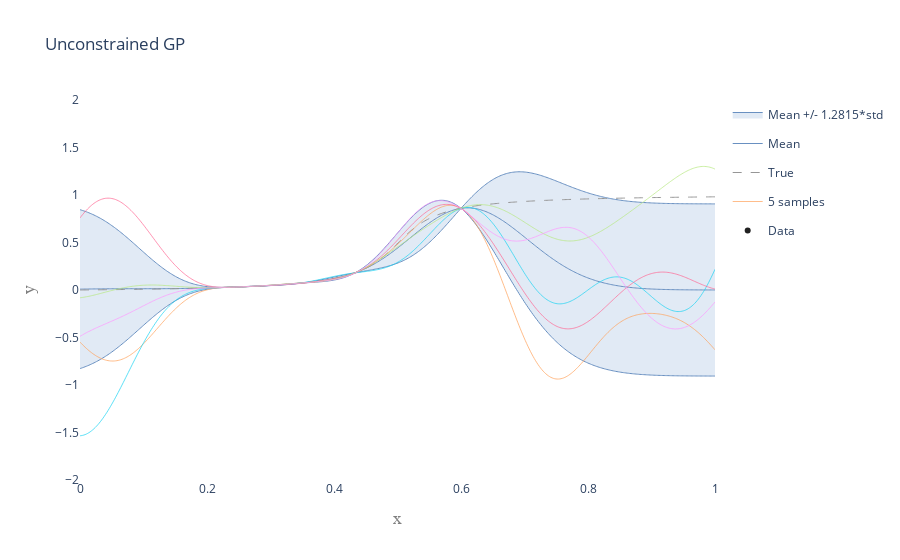

Notebook code for this chart:
### Code cell
# Plot unconstrained un-optimized GP
mean_unconstr, cov_unconstr = model.calc_posterior_unconstrained(x_test.reshape(-1, 1), full_cov = True)
mean_unconstr = np.array(mean_unconstr).flatten()
var_unconstr = np.diagonal(cov_unconstr)

num_samples = 5
samplepaths_unconstr = np.random.multivariate_normal(mean_unconstr, cov_unconstr, num_samples).T

fig_unconstr_1 = PlotGP2d(x_mean = x_test,
                        mean = mean_unconstr,
                        var = var_unconstr,
                        x_obs = model.X_training,
                        y_obs = model.Y_training, 
                        num_std = 1.2815,
                        x_true = x_test,
                        y_true = y_true,
                        samplepaths = samplepaths_unconstr,
                        title = 'Unconstrained GP',
                        xrange = [0, 1],
                        yrange = [-2, 2],
                        smoothing = True)

pltlyoff.iplot(fig_unconstr_1, filename='')

### Figure 1 — Plotly figure (JSON) as saved in the notebook; plotly's stock layout.template omitted (floating-point values rounded to 4 significant figures; data arrays with more than 128 entries replaced by an {"elided": "..."} marker saying what was removed)
{"data": [{"legendgroup": "conf", "line": {"color": "rgb(105, 144, 193)", "shape": "spline", "width": 1}, "mode": "lines", "showlegend": false, "type": "scatter", "x": {"elided": "500 float values"}, "y": {"elided": "500 float values"}}, {"fill": "tonexty", "fillcolor": "rgba(213, 226, 241, 0.7)", "legendgroup": "conf", "line": {"color": "rgb(105, 144, 193)", "shape": "spline", "width": 1}, "mode": "lines", "name": "Mean +/- 1.2815*std", "type": "scatter", "x": {"elided": "500 float values"}, "y": {"elided": "500 float values"}}, {"line": {"color": "rgb(105, 144, 193)", "shape": "spline", "width": 1}, "mode": "lines", "name": "Mean", "type": "scatter", "x": {"elided": "500 float values"}, "y": {"elided": "500 float values"}}, {"line": {"color": "rgb(150, 150, 150)", "dash": "dash", "shape": "spline", "width": 1}, "mode": "lines", "name": "True", "type": "scatter", "x": {"elided": "500 float values"}, "y": {"elided": "500 float values"}}, {"legendgroup": "samples", "line": {"shape": "spline", "width": 0.7}, "mode": "lines", "name": "5 samples", "type": "scatter", "x": {"elided": "500 float values"}, "y": {"elided": "500 float values"}}, {"legendgroup": "samples", "line": {"shape": "spline", "width": 0.7}, "mode": "lines", "name": "5 samples", "showlegend": false, "type": "scatter", "x": {"elided": "500 float values"}, "y": {"elided": "500 float values"}}, {"legendgroup": "samples", "line": {"shape": "spline", "width": 0.7}, "mode": "lines", "name": "5 samples", "showlegend": false, "type": "scatter", "x": {"elided": "500 float values"}, "y": {"elided": "500 float values"}}, {"legendgroup": "samples", "line": {"shape": "spline", "width": 0.7}, "mode": "lines", "name": "5 samples", "showlegend": false, "type": "scatter", "x": {"elided": "500 float values"}, "y": {"elided": "500 float values"}}, {"legendgroup": "samples", "line": {"shape": "spline", "width": 0.7}, "mode": "lines", "name": "5 samples", "showlegend": false, "type": "scatter", "x": {"elided": "500 float values"}, "y": {"elided": "500 float values"}}, {"marker": {"color": "rgb(33, 33, 33)", "size": 6, "symbol": "circle"}, "mode": "markers", "name": "Data", "type": "scatter", "x": [[0.6], [0.4333], [0.35], [0.3], [0.2667], [0.2429], [0.225]], "y": [0.8594, 0.1813, 0.07403, 0.04844, 0.03714, 0.03079, 0.02673]}], "layout": {"paper_bgcolor": "rgba(0,0,0,0)", "plot_bgcolor": "rgba(0,0,0,0)", "title": {"text": "Unconstrained GP"}, "xaxis": {"range": [0, 1], "title": {"font": {"color": "#7f7f7f", "family": "Courier New, monospace", "size": 18}, "text": "x"}}, "yaxis": {"range": [-2, 2], "title": {"font": {"color": "#7f7f7f", "family": "Courier New, monospace", "size": 18}, "text": "y"}}}}
